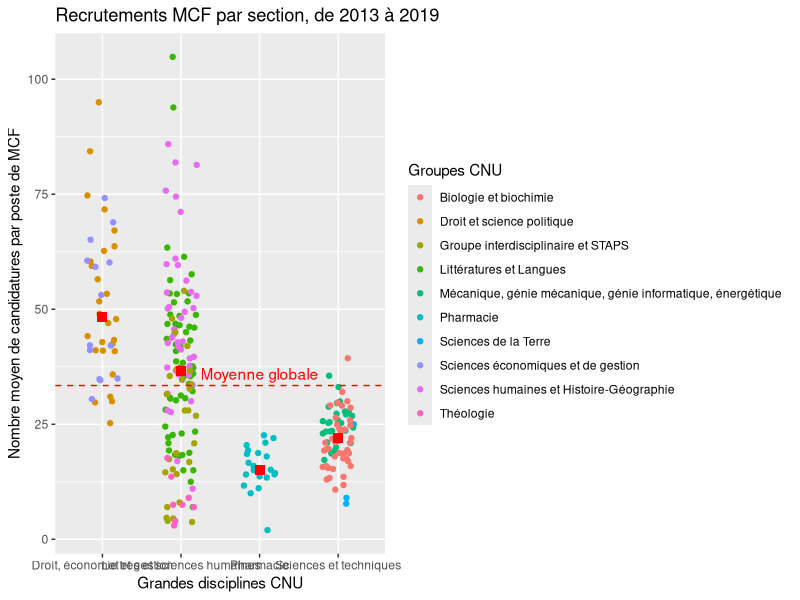

This chart was generated by the following R code:
library(ggplot2)
require("ggrepel")
data_CNU = read.table("Demographie_sections_CNU.csv", h=T, sep=";")

tapply(data_CNU$Candidatures.MCF/data_CNU$PostesPublies.MCF, data_CNU$TypeRecrutement, mean, na.rm=T) # 33.41557

ggplot(data_CNU, aes(x = GrandeDisciplineCNU, y = Candidatures.MCF/PostesPublies.MCF, color=GroupeCNU)) + 
  geom_jitter(position=position_jitter(0.2)) + 
  geom_hline(yintercept=33.41557, linetype="dashed", color = "red") + 
  stat_summary(fun=median, geom="point", shape=15, size=3, color="red") + 
  labs(title="Recrutements MCF par section, de 2013 à 2019", x ="Grandes disciplines CNU", y = "Nombre moyen de candidatures par poste de MCF") +
  labs(color = "Groupes CNU") + 
  annotate(geom="text", x=3, y=36, label="Moyenne globale", color="red")

tapply(data_CNU$Candidatures.MCF/data_CNU$PostesPublies.MCF, data_CNU$GrandeDiscipline, mean, na.rm=T)